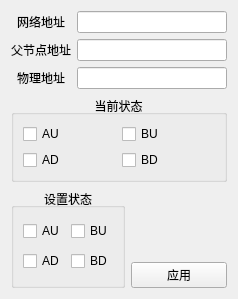
<?xml version="1.0" encoding="UTF-8"?>
<ui version="4.0">
 <class>Excute</class>
 <widget class="QWidget" name="Excute">
  <property name="windowModality">
   <enum>Qt::NonModal</enum>
  </property>
  <property name="geometry">
   <rect>
    <x>0</x>
    <y>0</y>
    <width>238</width>
    <height>299</height>
   </rect>
  </property>
  <property name="windowTitle">
   <string>设置控制节点的状态</string>
  </property>
  <layout class="QVBoxLayout" name="verticalLayout_2">
   <item>
    <layout class="QGridLayout" name="gridLayout">
     <item row="0" column="0">
      <widget class="QLabel" name="label_2">
       <property name="text">
        <string>网络地址</string>
       </property>
       <property name="alignment">
        <set>Qt::AlignCenter</set>
       </property>
      </widget>
     </item>
     <item row="0" column="1">
      <widget class="QLineEdit" name="nwkAddrEdit"/>
     </item>
     <item row="1" column="0">
      <widget class="QLabel" name="label_3">
       <property name="text">
        <string>父节点地址</string>
       </property>
       <property name="alignment">
        <set>Qt::AlignCenter</set>
       </property>
      </widget>
     </item>
     <item row="1" column="1">
      <widget class="QLineEdit" name="parAddrEdit"/>
     </item>
     <item row="2" column="0">
      <widget class="QLabel" name="label_4">
       <property name="text">
        <string>物理地址</string>
       </property>
       <property name="alignment">
        <set>Qt::AlignCenter</set>
       </property>
      </widget>
     </item>
     <item row="2" column="1">
      <widget class="QLineEdit" name="hwAddrEdit"/>
     </item>
    </layout>
   </item>
   <item>
    <widget class="QGroupBox" name="currentStatus">
     <property name="title">
      <string>当前状态</string>
     </property>
     <property name="alignment">
      <set>Qt::AlignCenter</set>
     </property>
     <property name="flat">
      <bool>false</bool>
     </property>
     <property name="checkable">
      <bool>false</bool>
     </property>
     <layout class="QGridLayout" name="gridLayout_3">
      <item row="0" column="0">
       <widget class="QCheckBox" name="auStatus">
        <property name="text">
         <string>AU</string>
        </property>
       </widget>
      </item>
      <item row="0" column="1">
       <widget class="QCheckBox" name="buStatus">
        <property name="text">
         <string>BU</string>
        </property>
       </widget>
      </item>
      <item row="1" column="0">
       <widget class="QCheckBox" name="adStatus">
        <property name="text">
         <string>AD</string>
        </property>
       </widget>
      </item>
      <item row="1" column="1">
       <widget class="QCheckBox" name="bdStatus">
        <property name="text">
         <string>BD</string>
        </property>
       </widget>
      </item>
     </layout>
    </widget>
   </item>
   <item>
    <layout class="QHBoxLayout" name="horizontalLayout">
     <item>
      <widget class="QGroupBox" name="setting">
       <property name="title">
        <string>设置状态</string>
       </property>
       <property name="alignment">
        <set>Qt::AlignCenter</set>
       </property>
       <property name="flat">
        <bool>false</bool>
       </property>
       <property name="checkable">
        <bool>false</bool>
       </property>
       <layout class="QGridLayout" name="gridLayout_2">
        <item row="0" column="0">
         <widget class="QCheckBox" name="auSetting">
          <property name="text">
           <string>AU</string>
          </property>
         </widget>
        </item>
        <item row="0" column="1">
         <widget class="QCheckBox" name="buSetting">
          <property name="text">
           <string>BU</string>
          </property>
         </widget>
        </item>
        <item row="1" column="0">
         <widget class="QCheckBox" name="adSetting">
          <property name="text">
           <string>AD</string>
          </property>
         </widget>
        </item>
        <item row="1" column="1">
         <widget class="QCheckBox" name="bdSetting">
          <property name="text">
           <string>BD</string>
          </property>
         </widget>
        </item>
       </layout>
      </widget>
     </item>
     <item>
      <layout class="QVBoxLayout" name="verticalLayout">
       <item>
        <spacer name="verticalSpacer">
         <property name="orientation">
          <enum>Qt::Vertical</enum>
         </property>
         <property name="sizeHint" stdset="0">
          <size>
           <width>20</width>
           <height>40</height>
          </size>
         </property>
        </spacer>
       </item>
       <item>
        <widget class="QPushButton" name="applyBtn">
         <property name="text">
          <string>应用</string>
         </property>
        </widget>
       </item>
      </layout>
     </item>
    </layout>
   </item>
  </layout>
 </widget>
 <resources/>
 <connections/>
</ui>
